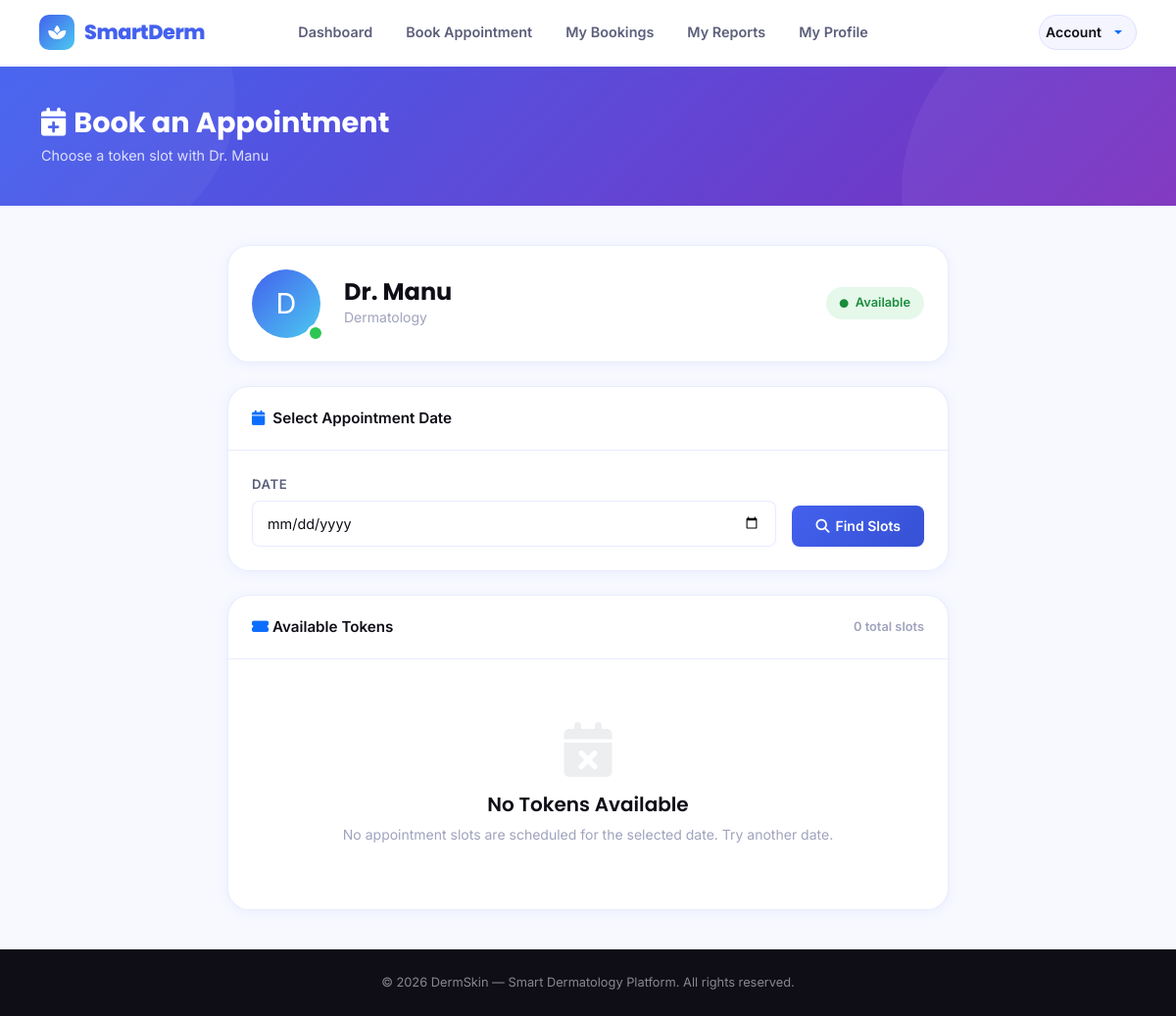
Screenshot of /book_appointment/1/ (signed in) with the database file from the repository.
### clinicadmin/models.py (models this page shows)
class tbl_doctor(models.Model):
    name=models.CharField(max_length=20)
    age=models.IntegerField()
    gender=models.CharField(max_length=10)
    profile_picture=models.ImageField(upload_to='doctor_profiles/', blank=True, null=True)
    email=models.EmailField(max_length=128,unique=True)
    phone_number=models.CharField(max_length=20)
    address=models.TextField()
    identification=models.ImageField(upload_to='doctor_id_proofs/', blank=True, null=True)
    specialization=models.CharField(max_length=30)
    qualification = models.CharField(max_length=50, blank=True, null=True)
    medical_registration_number=models.CharField(max_length=20,unique=True)
    password=models.CharField(max_length=128,blank=True)

### patient/views.py (the view, shortened to what this page needs)
# urls.py: path('book_appointment/<int:doctor_id>/', views.book_appointment, name='book_appointment'),
def book_appointment(request, doctor_id):
    patient_id = request.session.get('pid')
    if not patient_id:
        return redirect('webguest:login')
    doctor = get_object_or_404(tbl_doctor, id=doctor_id)
    selected_date = request.GET.get('appointment_date')
    tokens = None   # No tokens initially
    is_on_leave = False
    context = {
        'doctor': doctor,
        'tokens': tokens,
        'selected_date': selected_date,
        'today': date.today(),
        'is_on_leave': is_on_leave
    }
    return render(request, 'patient/booking_appointment.html', context)

### patient/Templates/patient/booking_appointment.html (shortened to what this page needs)
{% extends 'base/header.html' %}
{% block content %}
<div class="page-banner">
    <div class="container position-relative" style="z-index:1">
        <h1><i class="fas fa-calendar-plus me-2"></i>Book an Appointment</h1>
        <p>Choose a token slot with {{ doctor.name }}</p>
    </div>
</div>
<div class="page-wrapper">
<div class="container">
<div class="row justify-content-center">
<div class="col-lg-8" data-aos="fade-up">
    <div class="ds-card mb-4">
        <div class="ds-card-body">
            <div class="d-flex align-items-center gap-4">
                <div style="width:70px;height:70px;border-radius:50%;background:linear-gradient(135deg,var(--primary),var(--secondary));display:flex;align-items:center;justify-content:center;font-size:1.8rem;color:white;flex-shrink:0;position:relative;">
                    {{ doctor.name|slice:":1"|upper }}
                    <span style="position:absolute;bottom:-4px;right:-4px;width:18px;height:18px;background:var(--success);border:3px solid white;border-radius:50%;"></span>
                </div>
                <div>
                    <h4 style="font-family:var(--font-display);font-weight:700;margin:0;">{{ doctor.name }}</h4>
                    <p style="color:var(--text-muted);margin:0;font-size:0.875rem;">{{ doctor.specialization }}</p>
                </div>
                <span style="margin-left:auto;background:rgba(45,198,83,0.12);color:#1a8c3d;padding:6px 14px;border-radius:20px;font-size:0.8rem;font-weight:600;">
                    <i class="fas fa-circle me-1" style="font-size:0.55rem;"></i> Available
                </span>
            </div>
        </div>
    </div>
    <div class="ds-card mb-4">
        <div class="ds-card-header">
            <i class="fas fa-calendar text-primary"></i> Select Appointment Date
        </div>
        <div class="ds-card-body">
            <form method="GET">
                <div class="d-flex align-items-end gap-3">
                    <div style="flex:1;">
                        <label class="ds-form-label">Date</label>
                        <input type="date" name="appointment_date" value="{{ selected_date }}"
                               class="ds-form-control" onchange="this.form.submit()">
                    </div>
                    <button type="submit" class="btn-ds-primary">
                        <i class="fas fa-search"></i> Find Slots
                    </button>
                </div>
            </form>
        </div>
    </div>
    <div class="ds-card">
        <div class="ds-card-header d-flex justify-content-between">
            <span><i class="fas fa-ticket-alt text-primary"></i> Available Tokens</span>
            <span style="font-size:0.8rem;color:var(--text-muted);">{{ tokens|length }} total slots</span>
        </div>
        <div class="ds-card-body">
            {% if tokens %}
            <div class="row g-3">
                {% for slot in tokens %}
                <div class="col-6 col-sm-4 col-md-3">
                    {% if slot.is_booked %}
                    <div style="border-radius:14px;padding:20px 10px;text-align:center;background:#fafafa;border:1.5px solid #f0f0f0;cursor:not-allowed;opacity:0.5;">
                        <div style="font-family:var(--font-display);font-size:1.8rem;font-weight:700;color:#ccc;line-height:1;margin-bottom:6px;">#{{ slot.token_number }}</div>
                        <div style="font-size:0.78rem;color:#aaa;font-weight:500;">{{ slot.estimated_time }}</div>
                        <span style="font-size:0.72rem;background:#f4f4f5;color:#a1a1aa;padding:3px 10px;border-radius:10px;margin-top:6px;display:inline-block;">Booked</span>
                    </div>
                    {% else %}
                    <a href="{% url 'webpatient:confirm_booking' slot.id %}"
                       style="border-radius:14px;padding:20px 10px;text-align:center;background:white;border:1.5px solid rgba(67,97,238,0.25);display:block;text-decoration:none;transition:all 0.25s cubic-bezier(0.34,1.56,0.64,1);"
                       onmouseover="this.style.background='var(--primary)';this.style.transform='translateY(-5px) scale(1.04)';this.style.boxShadow='0 14px 30px rgba(67,97,238,0.25)'"
                       onmouseout="this.style.background='white';this.style.transform='none';this.style.boxShadow='none'">
                        <div style="font-family:var(--font-display);font-size:1.8rem;font-weight:700;color:var(--text-dark);line-height:1;margin-bottom:6px;transition:color 0.25s;">#{{ slot.token_number }}</div>
                        <div style="font-size:0.78rem;color:var(--text-muted);font-weight:500;">{{ slot.estimated_time }}</div>
                        <span style="font-size:0.72rem;background:rgba(45,198,83,0.1);color:#1a8c3d;padding:3px 10px;border-radius:10px;margin-top:6px;display:inline-block;font-weight:600;">Open</span>
                    </a>
                    {% endif %}
                </div>
                {% endfor %}
            </div>
            {% else %}
                {% if is_on_leave %}
                <div class="empty-state" style="padding:40px 20px; text-align:center; background: rgba(239, 71, 111, 0.03); border: 1px dashed rgba(239, 71, 111, 0.3); border-radius:14px; margin-top:10px;">
                    <i class="fas fa-plane-departure mb-3" style="font-size:3.5rem; color:var(--danger); opacity:0.8;"></i>
                    <h5 style="color:var(--danger); font-family:var(--font-display); font-weight:700;">Doctor is on Leave</h5>
                    <p style="color:var(--text-muted); margin:0;">{{ doctor.name }} is unavailable and has taken a leave on this date.<br>Please select another date from the calendar to book your appointment.</p>
                </div>
                {% else %}
                <div class="empty-state" style="padding:40px 20px; text-align:center;">
                    <i class="fas fa-calendar-times mb-3" style="font-size:3.5rem; color:#d1d5db;"></i>
                    <h5 style="color:var(--text-dark); font-family:var(--font-display); font-weight:600;">No Tokens Available</h5>
                    <p style="color:var(--text-muted); margin:0;">No appointment slots are scheduled for the selected date. Try another date.</p>
                </div>
                {% endif %}
            {% endif %}
        </div>
    </div>
</div>
</div>
</div>
</div>
{% endblock %}

### rows the page displays
tbl_doctor: name "Dr. Manu", name "D", specialization "Dermatology"

### other values shown
{{ tokens|length }} "0"
